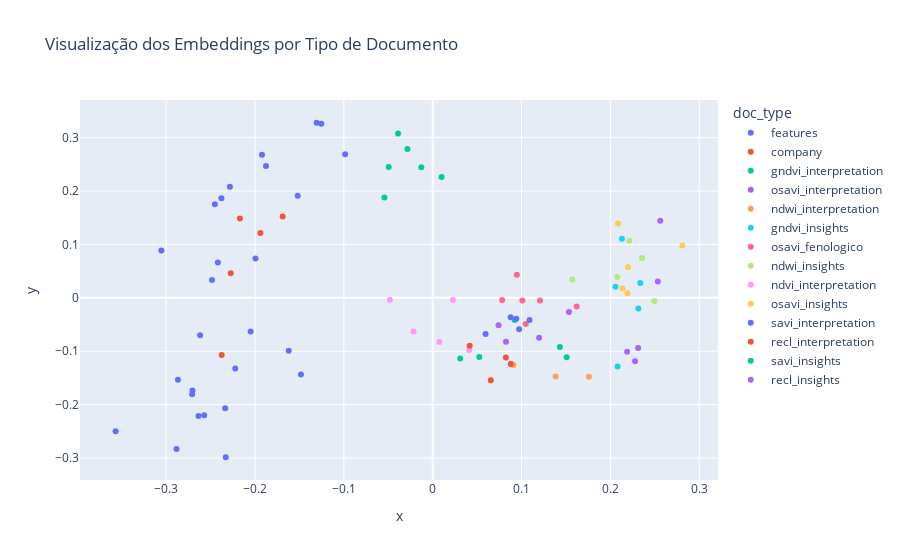

The cell this chart's notebook holds for it:
### Code cell
from sklearn.decomposition import PCA
import plotly.express as px
import pandas as pd

# Gera embeddings e metadados
emb_vectors = [embeddings.embed_query(chunk.page_content) for chunk in chunks]
texts = [chunk.page_content for chunk in chunks]
doc_types = [chunk.metadata.get("doc_type", "desconhecido") for chunk in chunks]

# Reduz os vetores para 2D
pca = PCA(n_components=2)
emb_2d = pca.fit_transform(emb_vectors)

# Cria DataFrame
df = pd.DataFrame({
    "x": emb_2d[:, 0],
    "y": emb_2d[:, 1],
    "text": texts,
    "doc_type": doc_types
})

# Plota com Plotly, colorido por tipo de documento
fig = px.scatter(
    df, x="x", y="y",
    color="doc_type",
    hover_data=["text"],
    title="Visualização dos Embeddings por Tipo de Documento"
)
fig.show()
